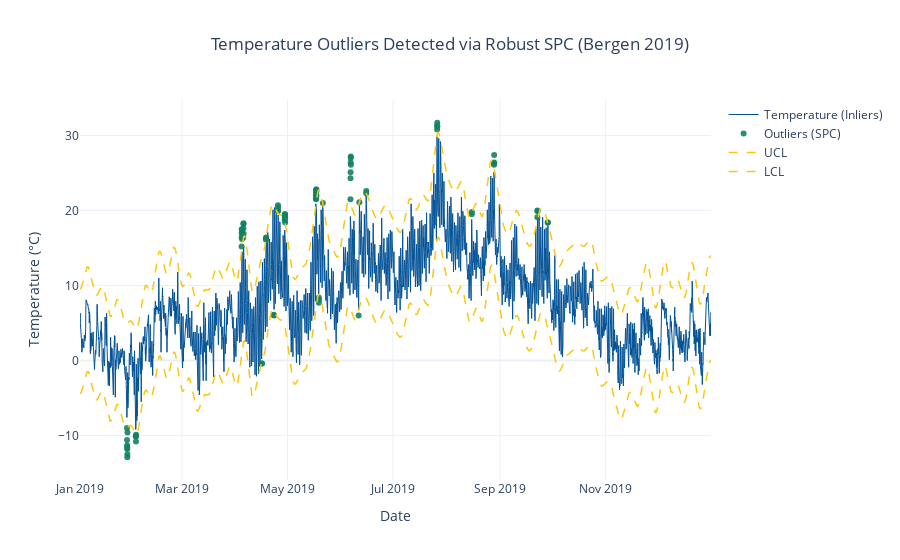

Notebook code for this chart:
### Code cell
# Prepare data for plotting
bergen_2019 = df_bergen_2019.reset_index().rename(columns={'time': 'time'})

# Test Temperature SPC
print("Temperature SPC Summary")
fig_spc, summary_spc = temperature_spc_from_satv(
    time=bergen_2019["time"].to_numpy(),
    temperature=bergen_2019["temperature_2m"].to_numpy(),
)
print(summary_spc)
fig_spc.show()

### Figure 1 — Plotly figure (JSON) as saved in the notebook; plotly's stock layout.template omitted (floating-point values rounded to 4 significant figures; data arrays with more than 128 entries replaced by an {"elided": "..."} marker saying what was removed)
{"data": [{"line": {"color": "#035397", "width": 1}, "mode": "lines", "name": "Temperature (Inliers)", "type": "scatter", "x": {"elided": "8679 str values"}, "y": {"elided": "8679 float values"}}, {"marker": {"color": "#128264", "opacity": 0.9, "size": 6}, "mode": "markers", "name": "Outliers (SPC)", "type": "scatter", "x": ["2019-01-28T04:00:00", "2019-01-28T05:00:00", "2019-01-28T06:00:00", "2019-01-28T07:00:00", "2019-01-28T08:00:00", "2019-01-28T09:00:00", "2019-01-28T10:00:00", "2019-01-28T11:00:00", "2019-02-02T07:00:00", "2019-02-02T08:00:00", "2019-02-02T09:00:00", "2019-02-02T10:00:00", "2019-04-04T11:00:00", "2019-04-04T12:00:00", "2019-04-04T13:00:00", "2019-04-04T14:00:00", "2019-04-04T15:00:00", "2019-04-04T16:00:00", "2019-04-04T17:00:00", "2019-04-05T11:00:00", "2019-04-05T12:00:00", "2019-04-05T13:00:00", "2019-04-05T14:00:00", "2019-04-05T15:00:00", "2019-04-16T05:00:00", "2019-04-16T06:00:00", "2019-04-18T14:00:00", "2019-04-18T15:00:00", "2019-04-18T16:00:00", "2019-04-23T01:00:00", "2019-04-23T05:00:00", "2019-04-25T11:00:00", "2019-04-25T12:00:00", "2019-04-25T13:00:00", "2019-04-25T15:00:00", "2019-04-29T10:00:00", "2019-04-29T11:00:00", "2019-04-29T12:00:00", "2019-04-29T13:00:00", "2019-04-29T14:00:00", "2019-04-29T15:00:00", "2019-04-29T16:00:00", "2019-05-17T10:00:00", "2019-05-17T11:00:00", "2019-05-17T12:00:00", "2019-05-17T13:00:00", "2019-05-17T14:00:00", "2019-05-17T15:00:00", "2019-05-17T16:00:00", "2019-05-17T17:00:00", "2019-05-17T18:00:00", "2019-05-19T03:00:00", "2019-05-19T04:00:00", "2019-05-19T05:00:00", "2019-05-21T11:00:00", "2019-06-06T10:00:00", "2019-06-06T11:00:00", "2019-06-06T12:00:00", "2019-06-06T13:00:00", "2019-06-06T14:00:00", "2019-06-06T15:00:00", "2019-06-06T16:00:00", "2019-06-11T04:00:00", "2019-06-11T14:00:00", "2019-06-15T13:00:00", "2019-06-15T14:00:00", "2019-07-26T13:00:00", "2019-07-26T14:00:00", "2019-07-26T15:00:00", "2019-07-26T16:00:00", "2019-08-15T14:00:00", "2019-08-15T15:00:00", "2019-08-28T11:00:00", "2019-08-28T12:00:00", "2019-08-28T13:00:00", "2019-08-28T14:00:00", "2019-09-22T13:00:00", "2019-09-22T14:00:00", "2019-09-22T15:00:00", "2019-09-28T13:00:00", "2019-09-28T14:00:00"], "y": [-9.0, -10.6, -11.3, -11.8, -11.6, -12.9, -12.5, -9.6, -10.1, -10.1, -10.8, -9.9, 15.2, 16.4, 16.9, 17.5, 17.4, 17.1, 16.2, 16.4, 17.6, 18.2, 18.3, 16.9, -0.4, -0.4, 16.1, 16.4, 16.3, 6.1, 6.0, 19.9, 20.7, 20.4, 20.0, 18.7, 19.0, 19.5, 19.3, 19.5, 19.1, 18.4, 21.6, 22.0, 22.2, 21.5, 22.5, 22.8, 22.8, 22.6, 22.0, 8.4, 7.7, 8.1, 21.0, 21.5, 24.3, 25.1, 26.4, 27.0, 27.2, 26.1, 6.0, 21.1, 22.3, 22.6, 30.8, 31.3, 31.7, 31.2, 19.5, 19.8, 26.1, 26.4, 27.4, 26.3, 19.1, 20.0, 19.9, 18.4, 18.4]}, {"line": {"color": "#f9c80e", "dash": "dash", "width": 1.5}, "mode": "lines", "name": "UCL", "type": "scatter", "x": {"elided": "8760 str values"}, "y": {"elided": "8760 float values"}}, {"line": {"color": "#f9c80e", "dash": "dash", "width": 1.5}, "mode": "lines", "name": "LCL", "type": "scatter", "x": {"elided": "8760 str values"}, "y": {"elided": "8760 float values"}}], "layout": {"title": {"text": "Temperature Outliers Detected via Robust SPC (Bergen 2019)", "x": 0.5}, "xaxis": {"title": {"text": "Date"}}, "yaxis": {"title": {"text": "Temperature (°C)"}}}}
